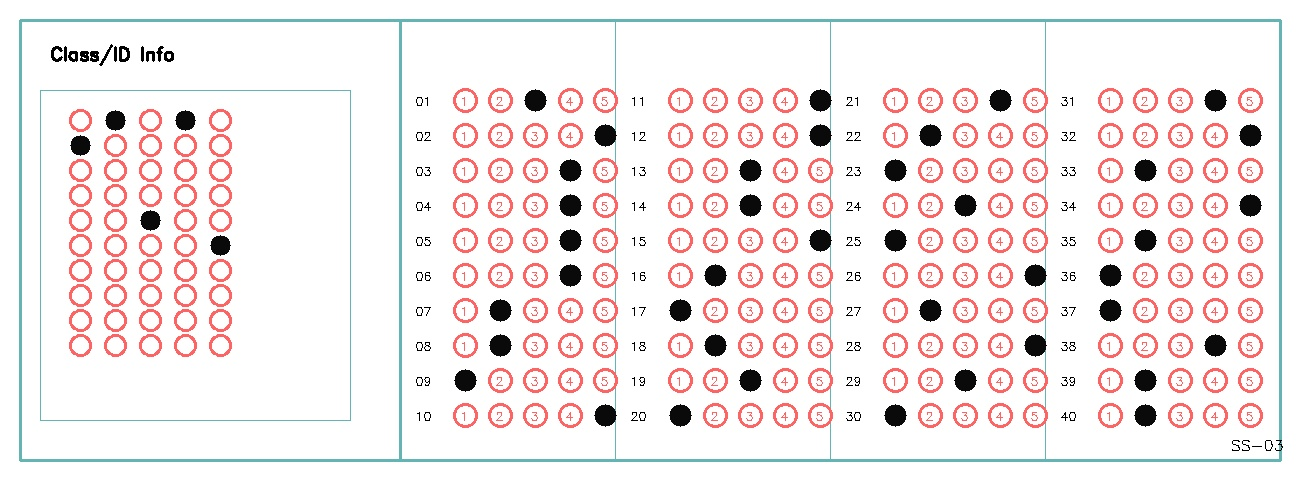
#> input picture backend/uploads/001a513c-5bec-4d56-bbf4-f112e8d0970f_ss03_omr_marked.jpg, 1300 x 480 px
$ python -i yedam_grader.py   (imports and definitions only)
#> lines starting #> are read from the running program, lines starting #| are printed output that depends on the picture; after the words box and inside, x2 and y2 are one past the last pixel; in counts of white or black regions, pixels touching at a corner belong together
#> further down, picture is the input picture: shape (480, 1300, 3); mean B, G, R 234.1, 234.3, 241.5
### backend/engine/document_processor.py
import cv2
import numpy as np

class DocumentProcessor:
    def __init__(self):
        pass

    # [93 lines left out: functions resize_image, get_corners, order_points, four_point_transform, process_document, not called in this run]

# [6 lines that do not run on import are left out]

### backend/engine/bubble_detector.py
from dataclasses import dataclass
from typing import Dict, List, Optional, Tuple, Any

import cv2
import numpy as np
from numpy.typing import NDArray


# Type alias for bubble tuple: (x, y, width, height, contour)
BubbleTuple = Tuple[int, int, int, int, NDArray[np.int32]]


@dataclass
class BubbleDetectorConfig:
    """Configuration for bubble detection parameters."""

    # Binary threshold for detecting bubbles
    binary_threshold: int = 200

    # Morphological kernel size for noise removal
    morph_kernel_size: Tuple[int, int] = (3, 3)

    # Bubble size constraints (in pixels)
    min_bubble_size: int = 8
    max_bubble_size: int = 100

    # Aspect ratio constraints for valid bubbles
    min_aspect_ratio: float = 0.4
    max_aspect_ratio: float = 2.5

    # Minimum contour area to filter noise
    min_contour_area: int = 10

    # Distance threshold for deduplication (pixels)
    dedup_distance: float = 5.0

    # Column grouping threshold (pixels)
    column_threshold: int = 50

    # Row grouping threshold (pixels)
    row_threshold: int = 15

    # Marking detection threshold (0-1, higher = darker)
    marking_threshold: float = 0.25


class BubbleDetector:
    """Detector for OMR bubble marks in scanned documents."""

    def __init__(
        self,
        threshold: float = 0.7,
        config: Optional[BubbleDetectorConfig] = None
    ):
        """
        Initialize bubble detector with configuration.

        Args:
            threshold: Legacy threshold parameter (deprecated, use config).
            config: Configuration object. Uses defaults if not provided.
        """
        self.threshold = threshold
        self.config = config or BubbleDetectorConfig()
        # Cache for grayscale conversion to avoid redundant processing
        self._gray_cache: Optional[Tuple[int, NDArray[np.uint8]]] = None

    # [17 lines left out: function _get_grayscale, not called in this run]

    def clear_cache(self) -> None:
        """Clear the grayscale image cache."""
        self._gray_cache = None

    # [192 lines left out: functions detect_bubbles, detect_columns, sort_into_grid, check_marking, grade_paper, not called in this run]

### backend/engine/yedam_grader.py

import cv2
import numpy as np
from typing import Dict, List, Any, Optional
from .document_processor import DocumentProcessor
from .bubble_detector import BubbleDetector, BubbleDetectorConfig

class YeDamGrader:
    """Specialized grader for Ye-dam OMR layout (3 cards per page)."""

    def __init__(self, bubble_detector: Optional[BubbleDetector] = None, doc_processor: Optional[DocumentProcessor] = None):
        self.bubble_detector = bubble_detector or BubbleDetector(
            config=BubbleDetectorConfig(
                min_bubble_size=10,
                max_bubble_size=120,
                marking_threshold=0.30, # Slightly more sensitive
                binary_threshold=180
            )
        )
        self.doc_processor = doc_processor or DocumentProcessor()

    def process_page(self, image: np.ndarray) -> List[Dict[str, Any]]:
        """Process a full page containing 3 cards using projection-based segmentation."""
        # 1. Convert to grayscale and invert
        gray = cv2.cvtColor(image, cv2.COLOR_BGR2GRAY)
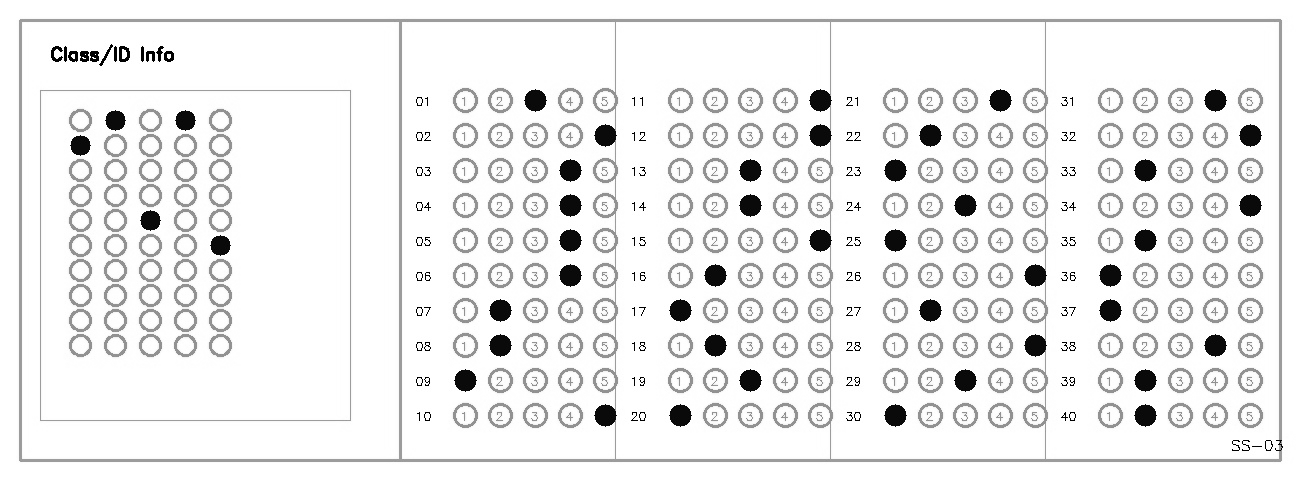
#> gray: shape (480, 1300); min 0, max 255, mean 236.4
        _, thresh = cv2.threshold(gray, 200, 255, cv2.THRESH_BINARY_INV)
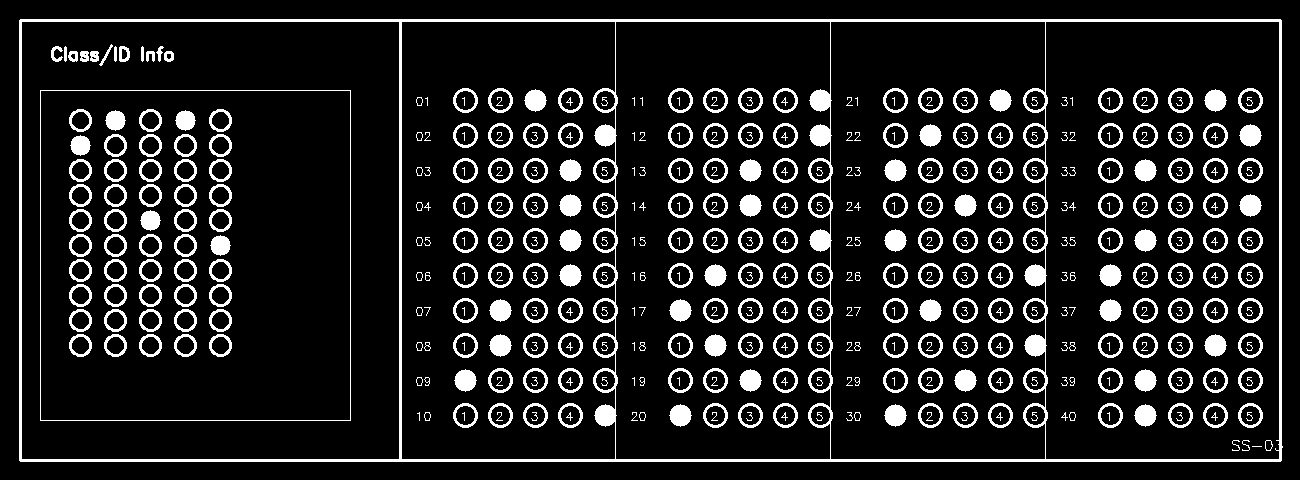
#> thresh: shape (480, 1300); 12.4% white; 478 white regions (89 under 20 px), largest, box (x1, y1, x2, y2) and area: (19, 19, 1283, 462) 19752, (40, 90, 351, 421) 1280, (524, 89, 547, 112) 377

        # 2. Vertical Projection to find card gutters
        # Use Otsu to get a better binary image for projection
        _, thresh = cv2.threshold(gray, 0, 255, cv2.THRESH_BINARY_INV + cv2.THRESH_OTSU)

        v_proj = np.sum(thresh, axis=1)
#> v_proj = 480 values, max 322065 at index 20, min 0 at index 0, mean 41075.7
        v_proj_smoothed = np.convolve(v_proj, np.ones(50)/50, mode='same')
#> v_proj_smoothed = 480 values, max 58471.5 at index 227, min 7420.5 at index 47, mean 40671.7
        h_total = image.shape[0]
#> h_total = 480

        # We KNOW there are 3 cards, so we find the two best split points in the expected gutter ranges
        gutter1_min = np.argmin(v_proj_smoothed[int(h_total*0.3):int(h_total*0.45)]) + int(h_total*0.3)
#> gutter1_min = 171
        gutter2_min = np.argmin(v_proj_smoothed[int(h_total*0.6):int(h_total*0.75)]) + int(h_total*0.6)
#> gutter2_min = 346

        split_points = [0, gutter1_min, gutter2_min, h_total]
#> split_points = [0, 171, 346, 480]
        print(f"Adaptive split points: {split_points}")
#| Adaptive split points: [0, 171, 346, 480]

        results = []
        for i in range(3):
            y_start, y_end = split_points[i], split_points[i+1]
            # Crop with small inner padding to avoid edge noise
            card_crop = image[y_start+10:y_end-10, :]

            # Align card
            warped = self.doc_processor.process_document_image(card_crop)
            if warped is None: warped = card_crop

            # Detect with adaptive thresholding
            final_bubbles = self._detect_bubbles_adaptive(warped)

            # Process card using detected bubbles
            card_res = self._process_card_v2(warped, final_bubbles)
            card_res["card_index"] = i
            results.append(card_res)
#> this loop made 1 pass
#> (y_start, y_end) on pass 1: (0, 171)
#> pass 1, in process_page, `card_crop = image[y_start+10:y_end-10, :]`:
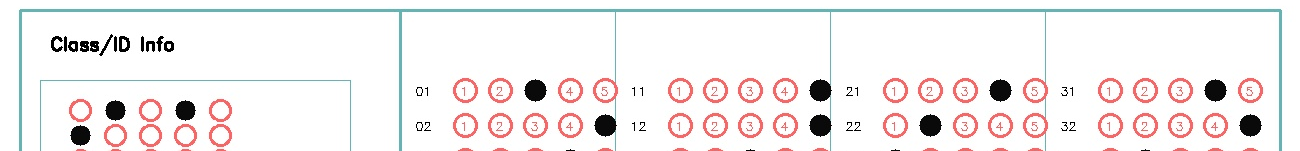
#> card_crop: shape (151, 1300, 3); mean B, G, R 238.5, 238.7, 242.2
#> after the loop, results = []

        return results

    # [380 lines left out: functions _process_card_v2, _extract_registration_auto, _process_card_v2, _extract_registration_and_params, _extract_questions_anchored, _extract_questions_auto and 5 more, not called in this run]

>>> import cv2
>>> picture = cv2.imread('../uploads/001a513c-5bec-4d56-bbf4-f112e8d0970f_ss03_omr_marked.jpg')
#> (the run stopped early here; a loop or call above may not have finished)
